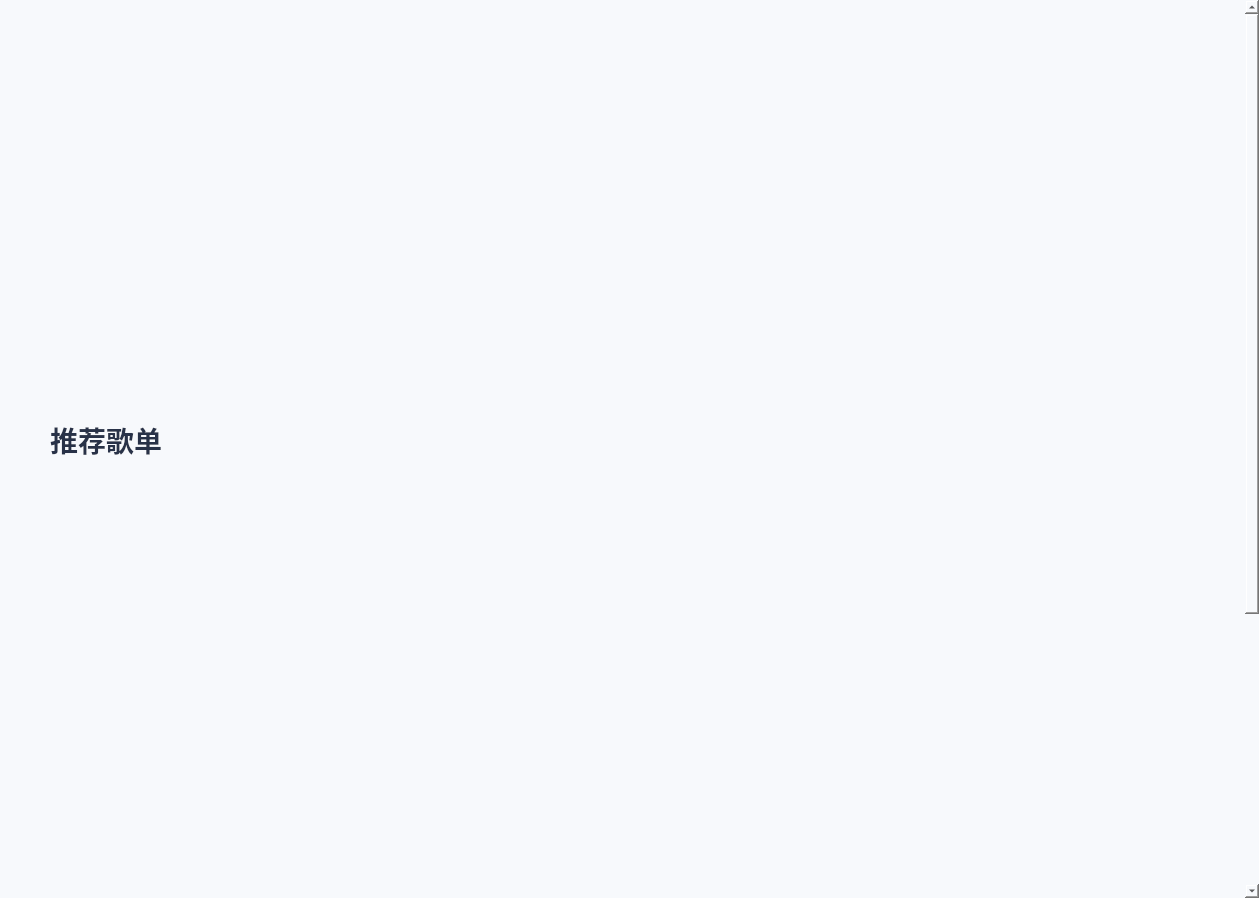
<?xml version="1.0" encoding="UTF-8"?>
<ui version="4.0">
 <class>Recommendwi</class>
 <widget class="QWidget" name="Recommendwi">
  <property name="geometry">
   <rect>
    <x>0</x>
    <y>0</y>
    <width>1259</width>
    <height>898</height>
   </rect>
  </property>
  <property name="minimumSize">
   <size>
    <width>1259</width>
    <height>898</height>
   </size>
  </property>
  <property name="maximumSize">
   <size>
    <width>1259</width>
    <height>898</height>
   </size>
  </property>
  <property name="windowTitle">
   <string>Form</string>
  </property>
  <property name="styleSheet">
   <string notr="true">background-color: #F7F9FC;</string>
  </property>
  <layout class="QVBoxLayout" name="verticalLayout">
   <property name="spacing">
    <number>0</number>
   </property>
   <property name="leftMargin">
    <number>0</number>
   </property>
   <property name="topMargin">
    <number>0</number>
   </property>
   <property name="rightMargin">
    <number>0</number>
   </property>
   <property name="bottomMargin">
    <number>0</number>
   </property>
   <item>
    <widget class="QScrollArea" name="scrollArea">
     <property name="styleSheet">
      <string notr="true">QScrollArea {
    border: none; /* 去除边框 */
    background-color: #f0f3f6;
}

QScrollArea::corner {
    background-color: #f0f3f6;
}

QScrollBar:vertical {
    background-color: #f0f3f6; /* 滚动条背景 */
    width: 9px; /* 滚动条宽度 */
    margin: 0px 0px 0px 0px; /* 控制滚动条的间距 */
    border-radius: 4px;
}

QScrollBar::handle:vertical {
    background-color: #dcdfe4; /* 滚动条滑块颜色 */
    border-radius: 4px;
}

QScrollBar::handle:vertical:hover {
    background-color: #bec3ca; /* 滚动条滑块悬停时颜色 */
}

QScrollBar::add-line:vertical, QScrollBar::sub-line:vertical {
    background-color: #f0f3f6; /* 隐藏滚动条上下箭头 */
}
QScrollBar:horizontal {
    height: 0px; /* 关键：将高度设为 0，使水平滚动条不可见且不占空间 */
    background-color: transparent; /* 可选：背景透明 */
}
</string>
     </property>
     <property name="widgetResizable">
      <bool>true</bool>
     </property>
     <widget class="QWidget" name="scrollAreaWidgetContents">
      <property name="geometry">
       <rect>
        <x>0</x>
        <y>0</y>
        <width>1250</width>
        <height>1300</height>
       </rect>
      </property>
      <layout class="QVBoxLayout" name="verticalLayout_2">
       <property name="spacing">
        <number>0</number>
       </property>
       <property name="leftMargin">
        <number>50</number>
       </property>
       <property name="topMargin">
        <number>0</number>
       </property>
       <property name="rightMargin">
        <number>50</number>
       </property>
       <property name="bottomMargin">
        <number>0</number>
       </property>
       <item>
        <widget class="CoverFlowwi" name="coverFlowwi" native="true">
         <property name="minimumSize">
          <size>
           <width>0</width>
           <height>400</height>
          </size>
         </property>
         <property name="maximumSize">
          <size>
           <width>16777215</width>
           <height>400</height>
          </size>
         </property>
         <property name="styleSheet">
          <string notr="true"/>
         </property>
        </widget>
       </item>
       <item>
        <widget class="QWidget" name="songlistwi" native="true">
         <layout class="QVBoxLayout" name="verticalLayout_3">
          <property name="spacing">
           <number>0</number>
          </property>
          <property name="leftMargin">
           <number>0</number>
          </property>
          <property name="topMargin">
           <number>0</number>
          </property>
          <property name="rightMargin">
           <number>0</number>
          </property>
          <property name="bottomMargin">
           <number>0</number>
          </property>
          <item>
           <widget class="QWidget" name="songlbwi" native="true">
            <property name="minimumSize">
             <size>
              <width>0</width>
              <height>80</height>
             </size>
            </property>
            <property name="maximumSize">
             <size>
              <width>16777215</width>
              <height>80</height>
             </size>
            </property>
            <layout class="QHBoxLayout" name="horizontalLayout">
             <property name="spacing">
              <number>0</number>
             </property>
             <property name="leftMargin">
              <number>0</number>
             </property>
             <property name="topMargin">
              <number>0</number>
             </property>
             <property name="rightMargin">
              <number>0</number>
             </property>
             <property name="bottomMargin">
              <number>0</number>
             </property>
             <item>
              <widget class="QLabel" name="label">
               <property name="minimumSize">
                <size>
                 <width>200</width>
                 <height>50</height>
                </size>
               </property>
               <property name="maximumSize">
                <size>
                 <width>200</width>
                 <height>50</height>
                </size>
               </property>
               <property name="styleSheet">
                <string notr="true">color: #283248;
        font-size: 28px;
        font-family: &quot;Microsoft YaHei&quot;;
        font-weight: normal;
        background-color: transparent;
font-weight: bold;                 </string>
               </property>
               <property name="text">
                <string>推荐歌单</string>
               </property>
              </widget>
             </item>
             <item>
              <spacer name="horizontalSpacer">
               <property name="orientation">
                <enum>Qt::Horizontal</enum>
               </property>
               <property name="sizeHint" stdset="0">
                <size>
                 <width>40</width>
                 <height>20</height>
                </size>
               </property>
              </spacer>
             </item>
            </layout>
           </widget>
          </item>
          <item>
           <widget class="QWidget" name="songwi" native="true">
            <property name="minimumSize">
             <size>
              <width>0</width>
              <height>320</height>
             </size>
            </property>
            <property name="maximumSize">
             <size>
              <width>16777215</width>
              <height>320</height>
             </size>
            </property>
           </widget>
          </item>
         </layout>
        </widget>
       </item>
       <item>
        <widget class="QWidget" name="widget_4" native="true">
         <property name="minimumSize">
          <size>
           <width>0</width>
           <height>500</height>
          </size>
         </property>
        </widget>
       </item>
      </layout>
     </widget>
    </widget>
   </item>
  </layout>
 </widget>
 <customwidgets>
  <customwidget>
   <class>CoverFlowwi</class>
   <extends>QWidget</extends>
   <header location="global">coverflowwi.h</header>
   <container>1</container>
  </customwidget>
 </customwidgets>
 <resources/>
 <connections/>
</ui>
